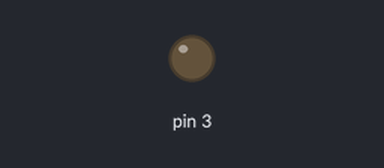
Recording of a sketch running on a simulated Arduino Uno, built with avr-gcc and run on an emulated ATmega328P. Parts: output pins drawn as LEDs (lit = HIGH).

Above: at 0.15 s.
At 39.57 s:
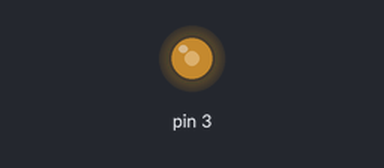
Timing chart, 0 to 40.0 s (numbered marks = the images above):
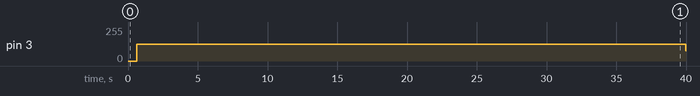

The sketch:

ARDUINO_PWM.ino
```cpp
//ARDUINO PWM
void setup() {
  pinMode(3, 1);
}
void loop() {
  unsigned int i;
  for(i=0; i<128; i++) {
    analogWrite(3,i);
    delay(5);
  }
  for(i=127; i>0; i--) {
    analogWrite(3,i);
    delay(5);
  }
}
```

Measured:
- by itself, pin 3: 0/255 → 127/255 at 0.64 s, → 76/255 39.4 s later
